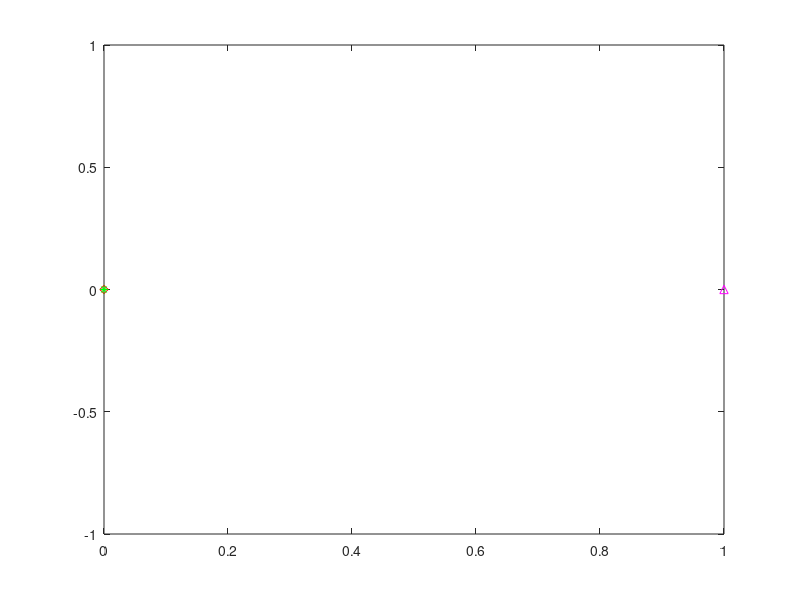

The MATLAB source for this figure: (Note: this script raises an error after producing the figure.)
%%Author: KB
%Purpose: Trying to reproduce the results of the reference paper below
%1. Adapted from ...
% Date:  2020. 02. 10. / 12:22:19 KST

% Version variation:  
% 1.

% Reference paper: 
%[1] Cooperative jamming and Power Allocation for Wireless
% Relay Networks in Presence of Eavesdropper

clear all;
close all;
clc;


%% SETTINGS and PREALLOCATIONS
tx=1;%number of transmitters
rx=1;%number of receiver_poss
mu = 0; % mean of Guassian distribution



%--settings based on ... ----
iter=10^3; % numbeer of Monte Carlo simulations
%d=30;%receiver's distance; destination fixed at 30m
d=1;%receiver's distance; destination fixed at 30m % (2020/02/10)

%eavesdynPos=(-16:2:32);%eavesdroppers dynamnic position; necessary to plot the graph of secrecy gap at with eavesdropper at different distances from the sources
eavesdynPos=(-4:0.05:3);%eavesdroppers dynamnic position; necessary to plot the graph of secrecy gap at with eavesdropper at different distances from the sources
R_sec_vec = zeros(size(eavesdynPos));%preallocation (2020/02/10)

c=4; %path loss exponent
phi=0; %phase offset from source to destination
pathloss_comp=-c/2;%pathloss component
h= d.^(pathloss_comp)*exp(1j*phi); %line of sight model
%------------------------------------------------------------------------



%% POWER in dB

%------------------------------------------------------------------------
%Total Power budget =20dBm,
%(a) Phase 1(Source to destination; active jammers)=>P_S+P_J1
%(b)Phase 2(Relays to destination; jammers active again) =>P_R+P_J2.
% Therefore P=P_S+P_J1+P_J2+P_R
%------------------------------------------------------------------------

num_relays=1; %number of relays
num_jammers=1;%number of jammers
l=num_jammers;%maximum number of jammers
n=num_relays;%maximum number of relays

% When "The average signal-to-noise ratio (SNR) of the S --> R and
% R --> D links, i.e., gamma_SR_bar and gamma_RD_bar are fixed at
% 15 dB"
gamma_SR_bar = 10^(15/10);
gamma_RD_bar = gamma_SR_bar;

% ---Noise specific settings ----
sigmaSqrd = 1;
%---------------------------------

p_budget_Dbm=20; %total power budget in dBm
p_budget_inWatts=10^((p_budget_Dbm-30)/10);%total power budget in dBm
p_budget_inWatts_divided=p_budget_inWatts/(1+2*(num_jammers)+num_relays);%dividing up the power 
P_S=p_budget_inWatts_divided;%source power in watts
P_R=(p_budget_inWatts_divided)*num_relays;%source power in watts
P_J1=(p_budget_inWatts_divided)*num_jammers;%power in watts for jammers in 1st phase
P_J2=(p_budget_inWatts_divided)*num_jammers;%power in watts for jammers in 2nd phase


% P_S=15;%source power in watts
% P_R=2;%source power in watts
% P_J1=2;%power in watts for jammers in 1st phase
% P_J2=1;%power in watts for jammers in 2nd phase


P_J=P_J1+P_J2;% total jammer power


p=[P_S P_R P_J1 P_J2]'; %matrix of all the powers

% num_relays=input('Please enter the number of relays: ');%number of relays
% num_jammers=input('Please enter the number of relays: ');%number of jammers

%-------------------------------------------------------------------------------------------------------------------
%% DISTANCES

snr_gap=zeros(1,length(eavesdynPos));

snr_gap_cummulator=0; %for cummulating the sum of snr gap to be finally averaged out after  the iterations

%--source position--
%source_pos = zeros(1,1);
source_pos = [-1;0];

for eavesd_dist_iter=1:size(eavesdynPos,2),
%for iter_num=1:iter,
    %% SOURCE
    % USING DYNAMIC RELAY/JAMMER POSITIONS
    
    %% RELAY(S)
    %A1. NON-DYNAMIC RELAY POSITION    
    x_rel_dist =  0;
    y_rel_dist =  0; 
    angles_SR = atan((y_rel_dist-source_pos(2))/(x_rel_dist-source_pos(1)));
    
    %A2. DYNAMIC II (MOST DYNAMIC).
    disk_ctr=[0,0]; %source as center
    disk_rad=18;%radius of disk used to distribute relay positions

%     [x,y,angles_out]=randomNodeCoordinateGenerator(disk_ctr,disk_rad,num_relays,0,2*pi);
%     y_rel_dist=y';
%     x_rel_dist=x';    
%     angles_SR=angles_out';%angles from source to relay. Giving their phase offset component
    
    figure(1);
    plot(0,0,'rd');% for seeing the positioning of the source
    hold on;
    plot(d,0,'m^');% for seeing the positioning of the destination
    plot(x_rel_dist,y_rel_dist,'g*');
    
    
    
     %% JAMMER(S)
%     %A1. NON-DYNAMIC RELAY POSITION
%     y_jam_dist = 0;
%     x_jam_dist = 0
%     angles_SJ = atan(y_jam_dist./x_jam_dist);
    
    %B2. DYNAMIC II (MOST DYNAMIC).
    [x_jammers,y_jammers,angles_jammers_out]=randomNodeCoordinateGenerator(disk_ctr,disk_rad,num_jammers,0,2*pi);
    y_jam_dist=y_jammers';%y-coordinates of jammers with source as center
    x_jam_dist=x_jammers';%y-coordinates of jammers with source as center
    angles_SJ=angles_jammers_out';%angles from source to jammers. Giving their phase offset component
    
    plot(x_jam_dist,y_jam_dist,'bo');% for seeing the positioning of the jammers
    %------------------------------------------------------------------------------------------
    
        
    R_sec_summer = 0;%secrecy capacity agreggator (2020/02/10)
    %for eavesd_dist_iter=1:size(eavesdynPos,2),%(2020/02/10)
    for iter_num=1:iter,%(2020/02/10)
        
        %         try
        %% DISTANCES
            
        relay_pos=[x_rel_dist;y_rel_dist];%PNB: relay positions
        jammer_pos=[x_jam_dist;y_jam_dist];%PNB: jammer positions
        eavesd_pos=[eavesdynPos(eavesd_dist_iter);0];% eavesdroppers position
        plot(eavesd_pos(1),eavesd_pos(2),'rs');% for seeing the positioning of the eavesdropper
        dest_pos=[d;0];% destination position
        
        %---source originated distances---        
        
        source2relay_vec = relay_pos - repmat(source_pos,1,size(relay_pos,2));
        source2relay=sqrt(sum((source2relay_vec).^2)).^pathloss_comp;%PBN: source(zero origin) to relay.
        %receiver_pos=[30*ones(1,num_relays);zeros(1,num_relays)];%PNB: destination(receiver_pos's) position from origin
        
        source2dest_vec=dest_pos-source_pos;%vector from source to destination.
        source2dest=sqrt(sum((source2dest_vec).^2)).^pathloss_comp;%PNB: source to destination distance.
        
        source2eavesd_vec=eavesd_pos-source_pos;%vector from source to eavesdropper.
        source2eavesd=sqrt(sum((source2eavesd_vec).^2)).^pathloss_comp;%PNB: source to eavesdropper distance.
        
        %---relay originated distances---
        relay2dest_vect=repmat(dest_pos,1,size(relay_pos,2))-relay_pos;%matrix from relays to destination.
        relay2dest=sqrt(sum((relay2dest_vect).^2)).^pathloss_comp;%PNB: relays to destination distance.
        %% finding phase angles from relay to destinations
        xS1=relay2dest_vect(1,:);
        yS1=relay2dest_vect(2,:);
        phi_relay2dest=atan(yS1./xS1);%(angles in radians)
        %phi_relay2dest=rad2deg(atan(yS1./xS1));%(angles in degrees)
        
        relay2eavesd_vect=repmat(eavesd_pos,1,size(relay_pos,2))-relay_pos;%matrix from relays to eavesdropper.
        relay2eavesd=sqrt(sum((relay2eavesd_vect).^2)).^pathloss_comp;%PNB: relays to eavesdropper distances.
        %% finding phase angles from relay to destinations
        xS2=relay2eavesd_vect(1,:);
        yS2=relay2eavesd_vect(2,:);
        phi_relay2eavesd=atan(yS2./xS2);%(angles in radians)
        %phi_relay2eavesd=rad2deg(atan(yS2./xS2));%(angles in degrees)
        
        
        %---jammer originated distances and angles---
        
        if num_jammers || num_relays > 1,
            for i=1:num_relays,
                for j=1:num_jammers,
                    jam2relay_vect(:,j)=relay_pos(:,i)-jammer_pos(:,j)
                    jam2relay_vect2dist(j)=sqrt(sum(jam2relay_vect(:,j).^2)).^pathloss_comp%PNB: distance of jammers to specific relay
                end
                jam2relay_vec2distvec(:,i)=jam2relay_vect2dist;%finished computing distances from jammers to specific relay added to  final distance matrix
                %% finding the phase angles from jammers to relays
                x_cord=jam2relay_vect(1,:);
                y_cord=jam2relay_vect(2,:);
                phi_relay2jammer=atan(y_cord./x_cord);% angles from jammers to specific relay calculated (in radians)
                %phi_relay2jammer=rad2deg(atan(y_cord./x_cord));%angles from jammers to specific relay calculated (in degrees)
                phi_relay2jammer_complete(:,i)=phi_relay2jammer;% angles from jammers to specific relay added to final angle matrix
            end
            jam2relay=jam2relay_vec2distvec';
            jam2relay_angles=phi_relay2jammer_complete';
        else disp('Error in specifing the relay size');
            
        end
        
        
        jam2dest_vect=repmat(dest_pos,1,size(jammer_pos,2))-jammer_pos;%matrix from jammers to destination.
        jam2dest=sqrt(sum((jam2dest_vect).^2)).^pathloss_comp;%PNB: jammers to destination distances.
        %% finding phase angles from jammer to destinations
        xS3=jam2dest_vect(1,:);
        yS3=jam2dest_vect(2,:);
        phi_jam2dest=atan(yS3./xS3);%angle (in radians)
        %phi_jam2dest=rad2deg(atan(yS3./xS3));%angle (in degrees)
        
        jam2eavesd_vect=repmat(eavesd_pos,1,size(jammer_pos,2))-jammer_pos;%matrix from jammers to eavesdropper.
        jam2eavesd=sqrt(sum((jam2eavesd_vect).^2)).^pathloss_comp;%PNB: jammers to eavesdropper distances.
        xS4=jam2eavesd_vect(1,:);
        yS4=jam2eavesd_vect(2,:);
        phi_jam2eavesd=atan(yS4./xS4);%angle (in radians)
        %phi_jam2eavesd=rad2deg(atan(yS4./xS4));%angle (in degrees)
        
        
        %% CHANNELS
               
        %---CHANNEL ORIGIN: FROM SOURCE-----
        %source to relay
        phi_source2relay=angles_SR;
        h_SR1=exp(1i*phi_source2relay);
        h_SR=source2relay.*h_SR1; % Source to Relay channel
        
        %source to destination/receiver
        phi_source2dest=phi;
        h_SD1=exp(1i*phi_source2dest);
        h_SD=source2dest.*h_SD1;
        
        %source to eavesdropper
        phi_source2eavesd=atan(source2eavesd);%angle (in radians)
        h_SE1=exp(1i*phi_source2eavesd);
        h_SE=source2eavesd.*h_SE1;
        
        
        %---CHANNEL ORIGIN: RELAY-----
        %relay to destination
        h_RD1=exp(1i*phi_relay2dest);
        h_RD=relay2dest.*h_RD1; % Source to Relay channel
        h_RD=h_RD';
        
        %relay to eavesdropper
        %h_RE1=(randn(1,num_relays)+randn(1,num_relays)*1i)/sqrt(2);
        h_RE1=exp(1i*phi_relay2eavesd);
        h_RE=relay2eavesd.*h_RE1; % Source to Relay channel
        h_RE=h_RE';
        
        %---CHANNEL ORIGIN: JAMMER-----
        %jammer to relay
        
        h_JR1=exp(1i*jam2relay_angles);
        h_JR_vec=jam2relay.*h_JR1;
        h_JR=h_JR_vec;
        h_JR=h_JR';
        
        %jammer to destination/receiver
        h_JD1=exp(1i*phi_jam2dest);
        h_JD=jam2dest.*h_JD1;
        h_JD=h_JD';
        
        %jammer to eavesdropper
        h_JE1=exp(1i*phi_jam2eavesd);
        h_JE=jam2eavesd.*h_JE1;
        h_JE=h_JE';
        
       
        
        %% SECRECY CAPACITY CALCULATION
        
        
        %gamma_SR = gamma_SR_bar;% with fixed gammas        
        %gamma_RD = gamma_RD_bar;% with fixed gammas
        gamma_SR = P_S*abs(h_SR).^2./sigmaSqrd;% When gammas not fixed
        gamma_RD = P_R*abs(h_RD).^2./sigmaSqrd;% When gammas not fixed    
                    
        gamma_SE = P_S*abs(h_SE).^2./sigmaSqrd;        
        gamma_RE = P_R*abs(h_RE).^2./sigmaSqrd;
        
        
        A = 3*(gamma_RD).^2*gamma_RE*gamma_SE;
        
        B_term1 = -2*gamma_RD*gamma_RE*gamma_SR*(1+gamma_SE);
        B_term2 = -2*gamma_RD*gamma_SE*(gamma_RD*(1+gamma_RE)-gamma_RE);
        B = B_term1 + B_term2;
        
        C_term1 = gamma_SR*(1+gamma_SE)*(gamma_RD*(1+gamma_RE)-gamma_RE);
        C_term2 = -gamma_RD*gamma_SE*(1+gamma_RE);
        C = C_term1 + C_term2;
        
        betaHat_num = -B-sqrt(B^2-4*A*C);
        betaHat_denom = 2*A;
        betaHat = betaHat_num/betaHat_denom;
        
        if betaHat < (gamma_SR/gamma_RD),
            alphaHat = gamma_RD*betaHat/gamma_SR;
        elseif betaHat > (gamma_SR/gamma_RD),
            alphaHat = 1;
        end
               
        alpha_ = alphaHat;
        beta_ = betaHat;
        
        R_sec_term1 = 0.5*log(1+(1-alpha_)*gamma_SE);
        R_sec_term2 = 0.5*log((1+beta_ * gamma_RD)*(1+(1-beta_)*gamma_RE));
        R_sec_term3 = 0.5*log((1+gamma_SE)*(1 + gamma_RE));
        R_sec = R_sec_term1 + R_sec_term2 - R_sec_term3;
        
        if R_sec < 0,
            R_sec = 0;
            %R_sec = R_sec*-1;
        end
        
        R_sec_summer = R_sec_summer + R_sec
    end
    R_sec_vec(eavesd_dist_iter) = R_sec_summer/iter;%average of the secrecy capacity after the iterations
end



figure(2)
plot(eavesdynPos,R_sec_vec,'-o');%plot of SNR gap in dB
%semilogy(eavesdynPos,R_sec,'-o');%plot of SNR gap in dB

grid on;
ylabel('Secrecy capacity[dB]');
xlabel('distance from source [m]');
runtimeTimeStamp();
